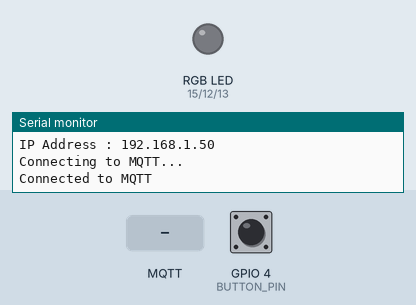
Recording of a sketch running on a simulated ESP8266 (NodeMCU). On the bench: an RGB LED mixed from three pins (HIGH = lit), the last lines printed to the serial monitor. The inputs (shaded band) are chosen by the test bench; at power-on: GPIO 4 (BUTTON_PIN) HIGH. WiFi joins after 1.5 s; servers stay silent unless stated; no MQTT or app messages arrive unless stated.

Above: at 2.7 s.
2.8 s: MQTT message "press" arrives on the first subscribed topic
At 3.4 s:
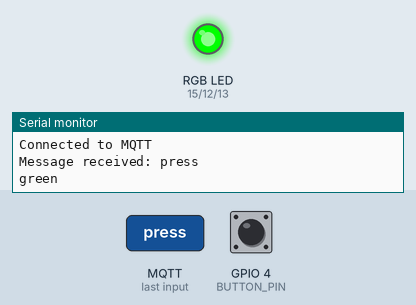
4.3 s: MQTT message "press" arrives on the first subscribed topic
At 5.7 s:
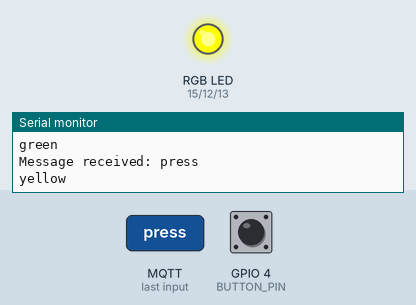
7.4 s: MQTT message "press" arrives on the first subscribed topic
At 8.0 s:
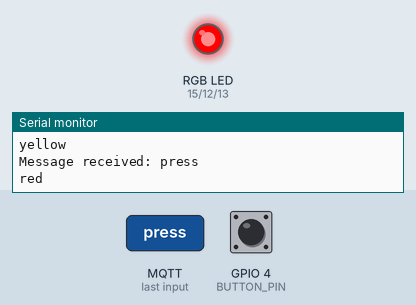
Timing chart, 0 to 9.9 s (numbered marks = the images above; inputs shaded):
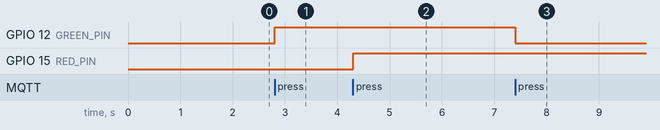

Measured:
- after the input at 2.8 s, GPIO 12 (GREEN_PIN): LOW → HIGH at once
- after the input at 4.3 s, GPIO 15 (RED_PIN): LOW → HIGH at once
- after the input at 7.4 s, GPIO 12 (GREEN_PIN): HIGH → LOW at once

The sketch:

WITTY_mqtt_client_pubsub.ino
```cpp
#include <ESP8266WiFi.h>
#include <PubSubClient.h>

#define BAUD_RATE 115200

#define BUTTON_PIN 4

#define RED_PIN 15
#define GREEN_PIN 12
#define BLUE_PIN 13
#define NUM_COLORS 3
#define RGB 3
#define MAX_CHAR_LEN 15
char COLORS_NAMES[NUM_COLORS][MAX_CHAR_LEN] = {"green", "yellow", "red"};
unsigned int COLORS[NUM_COLORS][RGB] = {
    {0, 1023, 0},
    {1023, 1023, 0},
    {1023, 0, 0},

};

const char *ssid = "sup.film";
const char *password = "dongkew28";
const char *mqttServer = "test.mosquitto.org";
const int mqttPort = 1883;
const char *Topic_A = "/dpu/cite/ce379/earn/a";
const char *Topic_B = "/dpu/cite/ce379/earn/b";

WiFiClient espClient;
PubSubClient client(espClient);

int state = 0;

void callback(char *topic, byte *payload, unsigned int length)
{
  char *buffer = (char *)malloc(length + 1); // สร้าง buffer ขนาดเท่ากับข้อมูลที่รับเข้ามา
  memcpy(buffer, payload, length);           // คัดลอกข้อมูลจาก payload ไปยัง buffer
  buffer[length] = '\0';                     // ตัวสุดท้ายของ buffer ต้องเป็น null เพื่อให้เป็น string
  Serial.printf("Message received: %s\n", buffer);

  // รับคำว่า Press จาก Buffer เข้ามาแล้วเปลี่ยนสีไฟโดยใช้การเปลี่ยน State ใช้ Switch case
  switch (state) {
    case 0:
      if (strcmp(buffer, "press") == 0){
          Serial.println(COLORS_NAMES[state]);
          // แสดงเขียว
          analogWrite(RED_PIN, 0);
          analogWrite(GREEN_PIN, COLORS[state][1]);
          analogWrite(BLUE_PIN, 0);
          state = 1;
      }
      delay(500);
      break;
    case 1:
      if (strcmp(buffer, "press") == 0) {
          Serial.println(COLORS_NAMES[state]);
          analogWrite(BLUE_PIN, 0);
          analogWrite(RED_PIN, COLORS[state][0]);
          analogWrite(GREEN_PIN, COLORS[state][1]);
          state = 2;
      }
      delay(500);
      break;
    case 2:
      if (strcmp(buffer, "press") == 0) {
          Serial.println(COLORS_NAMES[state]);
          analogWrite(RED_PIN, COLORS[state][0]);
          analogWrite(GREEN_PIN, 0);
          analogWrite(BLUE_PIN, 0);
          state = 3;
      }
      delay(500);
      break;
    default:
      state = 0;
      break;
  }
  free(buffer); // คืนหน่วยความจำที่ใช้ไป
}

void setup()
{
  pinMode(RED_PIN, OUTPUT);
  pinMode(GREEN_PIN, OUTPUT);
  pinMode(BLUE_PIN, OUTPUT);
  pinMode(BUTTON_PIN, INPUT_PULLUP);

  Serial.begin(BAUD_RATE);

  // WIFI
  WiFi.begin(ssid, password);
  while (WiFi.status() != WL_CONNECTED)
  {
    delay(500);
    Serial.println(".");
  }
  Serial.println("\nWIFI Connected");
  Serial.print("IP Address : ");
  Serial.println(WiFi.localIP());

  // MQTT
  client.setServer(mqttServer, mqttPort);
  client.setCallback(callback); // เมื่อมีข้อมูลเข้ามาให้เรียกใช้ callback

  // Loop until we're reconnected
  while (!client.connected())
  {
    Serial.println("Connecting to MQTT...");
    if (client.connect("Cite:earn"))
    {
      Serial.println("Connected to MQTT");
    }
    else
    {
      Serial.print("Failed with state:");
      Serial.print(client.state());
      delay(2000);
    }
  }

  client.subscribe(Topic_B);
}

bool flag = false;

void loop()
{
  client.loop();
  // if (Serial.available() > 0)
  // {
  //   String str = Serial.readStringUntil('\n'); // รับค่าจาก Serial Monitor จนกว่าจะเจอ \n
  //   Serial.printf("Sending: %s\n", str);
  //   client.publish(Topic_A, str.c_str()); // c_str คือ แปลง String เป็น char array
  // }

  // กดปุ่มแล้วส่งคำว่า Press ไปให้ Topic_A
  if (digitalRead(BUTTON_PIN) == LOW && !flag)
  {
    flag = true;
  }
  else if (digitalRead(BUTTON_PIN) == HIGH && flag)
  {
    flag = false;
    Serial.println("Send : Press to Topic_A");
    client.publish(Topic_A, "Press");
  }
}
```
